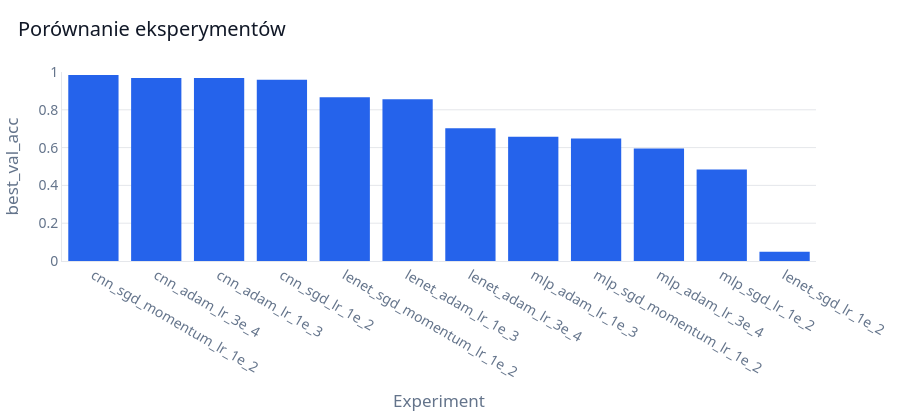

Notebook code cell kept with this figure:
### Markdown cell above
## Zapis wyników

Po wykonaniu tej komórki notebook `03_results_analysis.ipynb` może wczytać tabele wyników i historii treningu.

### Code cell
if not experiment_results:
    raise RuntimeError(
        "Brak wyników do zapisania. Uruchom komórkę treningu i sprawdź tabelę failed_experiments."
    )

experiment_results_df = pd.DataFrame(experiment_results).sort_values(
    "best_val_acc",
    ascending=False,
).reset_index(drop=True)

save_training_tables(
    experiment_results_df,
    experiment_history_rows,
    results_csv=PROJECT_ROOT / EXPERIMENT_RESULTS_CSV,
    history_csv=PROJECT_ROOT / EXPERIMENT_HISTORY_CSV,
)

if failed_experiments:
    print("Nie wszystkie eksperymenty zakończyły się poprawnie:")
    display(pd.DataFrame(failed_experiments))

display(plot_experiment_comparison(
    experiment_results_df,
    metric="best_val_acc",
    title="Porównanie eksperymentów",
))

experiment_results_df

### Figure 1 — Plotly figure (JSON) as saved in the notebook; plotly's stock layout.template omitted (floating-point values rounded to 4 significant figures)
{"data": [{"customdata": [["cnn", "sgd", 0.01, 0.9, 4], ["cnn", "adam", 0.0003, 0, 2], ["cnn", "adam", 0.001, 0, 4], ["cnn", "sgd", 0.01, 0, 4], ["lenet", "sgd", 0.01, 0.9, 4], ["lenet", "adam", 0.001, 0, 4], ["lenet", "adam", 0.0003, 0, 4], ["mlp", "adam", 0.001, 0, 4], ["mlp", "sgd", 0.01, 0.9, 4], ["mlp", "adam", 0.0003, 0, 4], ["mlp", "sgd", 0.01, 0, 4], ["lenet", "sgd", 0.01, 0, 1]], "hovertemplate": "%{x}<br>Best val acc: %{y:.4f}<br>Model: %{customdata[0]}<br>Optimizer: %{customdata[1]}<br>LR: %{customdata[2]}<br>Momentum: %{customdata[3]}<br>Best epoch: %{customdata[4]}<extra></extra>", "marker": {"color": "#2563eb", "line": {"width": 0}}, "type": "bar", "x": ["cnn_sgd_momentum_lr_1e_2", "cnn_adam_lr_3e_4", "cnn_adam_lr_1e_3", "cnn_sgd_lr_1e_2", "lenet_sgd_momentum_lr_1e_2", "lenet_adam_lr_1e_3", "lenet_adam_lr_3e_4", "mlp_adam_lr_1e_3", "mlp_sgd_momentum_lr_1e_2", "mlp_adam_lr_3e_4", "mlp_sgd_lr_1e_2", "lenet_sgd_lr_1e_2"], "y": [0.9842, 0.9689, 0.9679, 0.9591, 0.8666, 0.856, 0.7022, 0.657, 0.6481, 0.5952, 0.4842, 0.04852]}], "layout": {"font": {"color": "#111827", "family": "Segoe UI, Arial, Helvetica, sans-serif", "size": 14}, "height": 420, "legend": {"bgcolor": "rgba(255,255,255,0)", "orientation": "h", "x": 1, "xanchor": "right", "y": 1.02, "yanchor": "bottom"}, "margin": {"b": 48, "l": 48, "r": 24, "t": 72}, "paper_bgcolor": "white", "plot_bgcolor": "white", "title": {"text": "Porównanie eksperymentów", "x": 0.02, "xanchor": "left"}, "xaxis": {"linecolor": "#e5e7eb", "showgrid": false, "tickfont": {"color": "#64748b"}, "title": {"font": {"color": "#64748b"}, "text": "Experiment"}, "zeroline": false}, "yaxis": {"gridcolor": "#e5e7eb", "linecolor": "#e5e7eb", "range": [0, 1], "tickfont": {"color": "#64748b"}, "title": {"font": {"color": "#64748b"}, "text": "best_val_acc"}, "zeroline": false}}}
